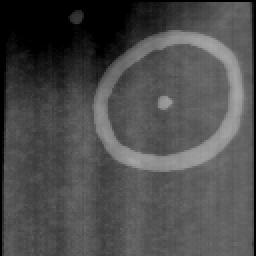
%> input picture 6_Automatic_counting-structure_tensor/nuf0c.tif, 128 x 128 px (shown 2 times larger)
$ octave hysteresis.m   (GNU Octave 9; MATLAB toolbox functions it lacks are replaced by stand-ins)
%> lines starting %> are read from the running program, lines starting %| are printed output that depends on the picture; in (x1, y1, x2, y2) boxes, pixels count from 0 and x2, y2 are one past the last pixel; in counts of white or black regions, pixels touching at a corner belong together; the program's own positions count from 1
nuf = double(imread('nuf0c.tif'));
%> nuf: size 128x128 double; min 0, max 169, mean 75.9; mean of the top-left, top-right, bottom-left and bottom-right quarters 36.2, 89.5, 79.4, 98.5
binvect = [0:1:255];
histo = hist(nuf(:), binvect);
%> histo = 256 values, max 1593 at index 1, min 0 at index 169, mean 64

figure(1)
colormap(gray(256))
subplot(2,2,1), imagesc(nuf, [0 255]); axis image;
title('image nuf0c'); colorbar
subplot(2,2,2), plot(binvect, histo, '.-b'); axis tight;
title('histogram')

thresh_nuf_1 = nuf > 145;
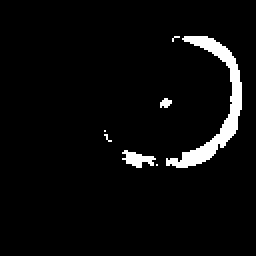
%> thresh_nuf_1: size 128x128 logical (shown 2 times larger); 4.2% white; 7 white regions (4 under 20 px), largest, box (x1, y1, x2, y2) and area: (83, 18, 121, 84) 574, (61, 75, 78, 84) 82, (80, 49, 86, 54) 21
subplot(2,2,3), imagesc(thresh_nuf_1);
axis image; title('after threshold 1'); colorbar

thresh_nuf_2 = nuf > 106;
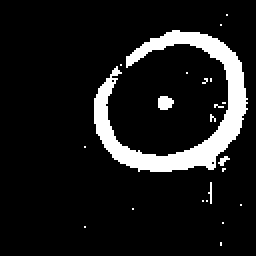
%> thresh_nuf_2: size 128x128 logical (shown 2 times larger); 10.4% white; 22 white regions (20 under 20 px), largest, box (x1, y1, x2, y2) and area: (47, 15, 124, 86) 1590, (79, 48, 87, 55) 45
subplot(2,2,4), imagesc(thresh_nuf_2);
axis image; title('after threshold 2'); colorbar
%> after `colorbar`:
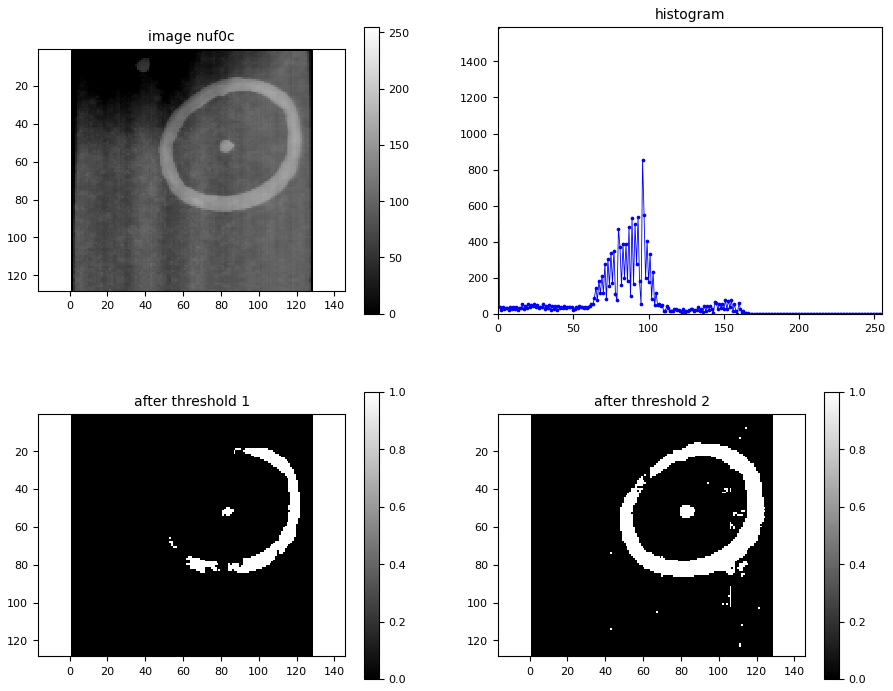
%> figure redrawn from the program's plot data, 4 panels

figure(2);
colormap(gray(256));
while 1
    original_threshnuf1 = thresh_nuf_1;
    SE8 = ones(3,3);
    imdilated = imdilate(thresh_nuf_1, SE8);
    thresh_nuf_1 = imdilated .* thresh_nuf_2;

    imagesc(thresh_nuf_1);
    pause;
    if thresh_nuf_1 == original_threshnuf1
        break;
    end
end
%> this loop made 33 passes
%> pass 1, `imdilated = imdilate(thresh_nuf_1, SE8);`:
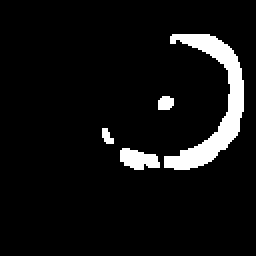
%> imdilated: size 128x128 logical (shown 2 times larger); 6.7% white; 4 white regions, box (x1, y1, x2, y2) and area: (82, 17, 122, 85) 865, (60, 74, 80, 85) 153, (79, 48, 87, 55) 48, (51, 64, 57, 72) 32
%> pass 1, `thresh_nuf_1 = imdilated .* thresh_nuf_2;`:
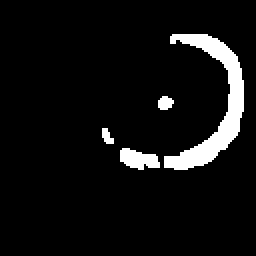
%> thresh_nuf_1: size 128x128 double (shown 2 times larger); values 0 (black) and 1 (white), 6.5% white; 4 white regions, box (x1, y1, x2, y2) and area: (82, 17, 122, 85) 841, (60, 74, 80, 85) 148, (79, 48, 87, 55) 43, (51, 64, 57, 72) 32
%> pass 2, `imdilated = imdilate(thresh_nuf_1, SE8);`:
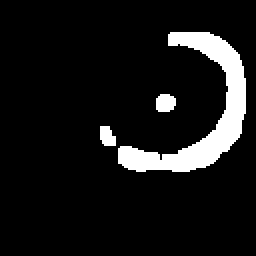
%> imdilated: size 128x128 double (shown 2 times larger); values 0 (black) and 1 (white), 9.1% white; 3 white regions, box (x1, y1, x2, y2) and area: (59, 16, 123, 86) 1342, (78, 47, 88, 56) 77, (50, 63, 58, 73) 64
%> after the loop:
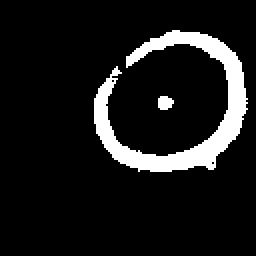
%> displayed picture: size 128x128x3, on the screen's scale of 0 to 255 (shown 2 times larger); 10% white; 2 white regions, box (x1, y1, x2, y2) and area: (47, 15, 124, 86) 1590, (79, 48, 87, 55) 45
